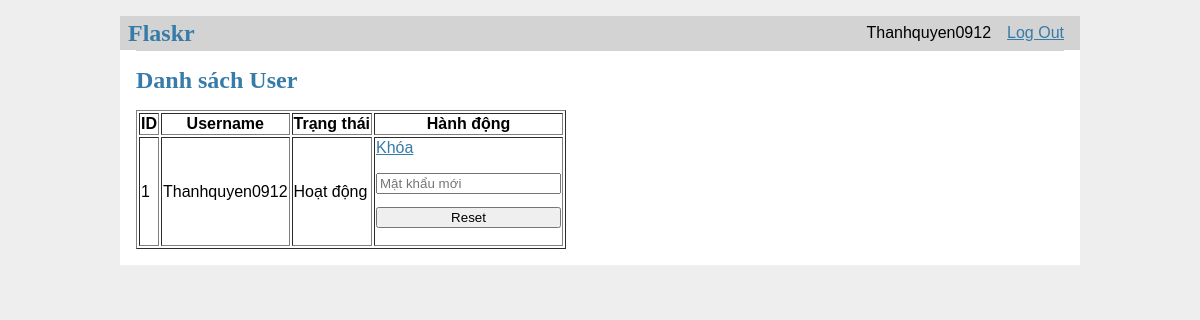
The app's page /admin/users (signed in) with its own data.
### tables this page shows
CREATE TABLE user (
  id INTEGER PRIMARY KEY AUTOINCREMENT,
  username TEXT UNIQUE NOT NULL,
  password TEXT NOT NULL,
  is_blocked INTEGER DEFAULT 0
);

### flaskr/admin.py (the view)
@bp.route('/users')
def user_list():
    db = get_db()
    users = db.execute("SELECT id, username, is_blocked FROM user").fetchall()
    return render_template('admin/users.html', users=users)

### flaskr/auth.py (called while the page is built)
@bp.before_app_request
def load_logged_in_user():
    user_id = session.get('user_id')
    if user_id is None:
        g.user = None
    else:
        g.user = get_db().execute(
            'SELECT * FROM user WHERE id = ?', (user_id,)
        ).fetchone()

### flaskr/db.py (called while the page is built)
def get_db():
    if 'db' not in g:
        g.db = sqlite3.connect(
            current_app.config['DATABASE'],
            detect_types=sqlite3.PARSE_DECLTYPES
        )
        g.db.row_factory = sqlite3.Row
    return g.db

### flaskr/templates/admin/users.html
{% extends 'base.html' %}
{% block content %}
  <h1>Danh sách User</h1>
  <table border="1">
    <tr>
      <th>ID</th>
      <th>Username</th>
      <th>Trạng thái</th>
      <th>Hành động</th>
    </tr>
    {% for user in users %}
      <tr>
        <td>{{ user.id }}</td>
        <td>{{ user.username }}</td>
        <td>{{ "Bị khóa" if user.is_blocked else "Hoạt động" }}</td>
        <td>
          <a href="{{ url_for('admin.block', user_id=user.id) }}">
            {{ "Mở khóa" if user.is_blocked else "Khóa" }}
          </a>
          <form method="post" action="{{ url_for('admin.reset', user_id=user.id) }}">
            <input type="password" name="new_password" placeholder="Mật khẩu mới" required>
            <button type="submit">Reset</button>
          </form>
        </td>
      </tr>
    {% endfor %}
  </table>
{% endblock %}

### flaskr/templates/base.html (shortened to what this page needs)
<!doctype html>
<link rel="stylesheet" href="{{ url_for('static', filename='style.css') }}">
<nav>
  <h1>Flaskr</h1>
  <ul>
    {% if g.user %}
      <li><span>{{ g.user['username'] }}</span>
      <li><a href="{{ url_for('auth.logout') }}">Log Out</a>
    {% else %}
      <li><a href="{{ url_for('auth.register') }}">Register</a>
      <li><a href="{{ url_for('auth.login') }}">Log In</a>
    {% endif %}
  </ul>
</nav>
<section class="content">
  <header>
  </header>
  {% block content %}{% endblock %}
</section>

### flaskr/static/style.css (style rules this page uses)
h1 { font-family: serif; color: #377ba8; margin: 1rem 0; }
a { color: #377ba8; }
nav { background: lightgray; display: flex; align-items: center; padding: 0 0.5rem; }
nav h1 { flex: auto; margin: 0; }
nav ul { display: flex; list-style: none; margin: 0; padding: 0; }
nav ul li a, nav ul li span, header .action { display: block; padding: 0.5rem; }
.content { padding: 0 1rem 1rem; }
.content > header { border-bottom: 1px solid lightgray; display: flex; align-items: flex-end; }
.content:last-child { margin-bottom: 0; }
.content form { margin: 1em 0; display: flex; flex-direction: column; }
.content input, .content textarea { margin-bottom: 1em; }

### records on screen
user: user.username "Thanhquyen0912", id "1", username "Thanhquyen0912", is_blocked "Hoạt động", is_blocked "Khóa"
